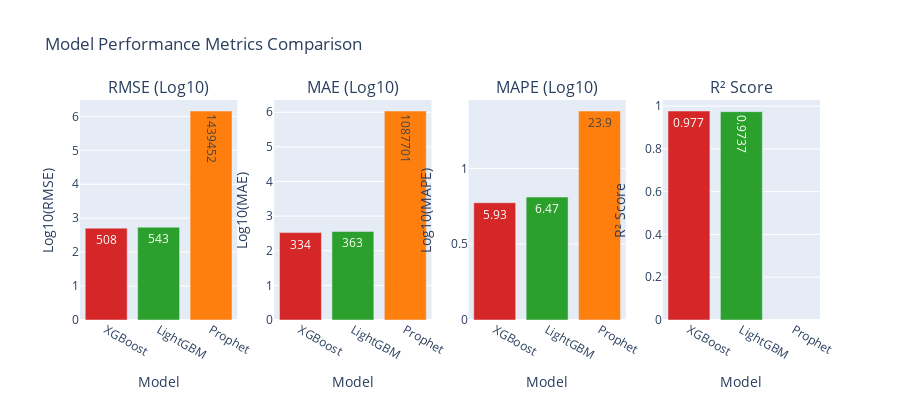

The cell this chart's notebook holds for it:
### Code cell
# Visual comparison with log scale for all metrics
import numpy as np

# Create log-transformed versions
comparison_df_log = comparison_df.copy()
comparison_df_log['RMSE_log'] = np.log10(comparison_df['RMSE'])
comparison_df_log['MAE_log'] = np.log10(comparison_df['MAE'])
comparison_df_log['MAPE_log'] = np.log10(comparison_df['MAPE (%)'])

fig = make_subplots(
    rows=1, cols=4,
    subplot_titles=('RMSE (Log10)', 'MAE (Log10)', 'MAPE (Log10)', 'R² Score')
)

fig.add_trace(go.Bar(
    x=comparison_df_log['Model'], 
    y=comparison_df_log['RMSE_log'],
    text=comparison_df['RMSE'].round(0),
    textposition='auto',
    marker_color=['#d62728', '#2ca02c', '#ff7f0e']
), row=1, col=1)

fig.add_trace(go.Bar(
    x=comparison_df_log['Model'], 
    y=comparison_df_log['MAE_log'],
    text=comparison_df['MAE'].round(0),
    textposition='auto',
    marker_color=['#d62728', '#2ca02c', '#ff7f0e']
), row=1, col=2)

fig.add_trace(go.Bar(
    x=comparison_df_log['Model'], 
    y=comparison_df_log['MAPE_log'],
    text=comparison_df['MAPE (%)'].round(2),
    textposition='auto',
    marker_color=['#d62728', '#2ca02c', '#ff7f0e']
), row=1, col=3)

fig.add_trace(go.Bar(
    x=comparison_df_log['Model'], 
    y=comparison_df['R²'],
    text=comparison_df['R²'].round(4),
    textposition='auto',
    marker_color=['#d62728', '#2ca02c', '#ff7f0e']
), row=1, col=4)

fig.update_xaxes(title_text='Model', row=1, col=1)
fig.update_xaxes(title_text='Model', row=1, col=2)
fig.update_xaxes(title_text='Model', row=1, col=3)
fig.update_xaxes(title_text='Model', row=1, col=4)

fig.update_yaxes(title_text='Log10(RMSE)', row=1, col=1)
fig.update_yaxes(title_text='Log10(MAE)', row=1, col=2)
fig.update_yaxes(title_text='Log10(MAPE)', row=1, col=3)
fig.update_yaxes(title_text='R² Score', row=1, col=4)

fig.update_layout(height=400, showlegend=False, title_text='Model Performance Metrics Comparison')
fig.show()

### Figure 1 — Plotly figure (JSON) as saved in the notebook; plotly's stock layout.template omitted (floating-point values rounded to 4 significant figures)
{"data": [{"marker": {"color": ["#d62728", "#2ca02c", "#ff7f0e"]}, "text": [508.0, 543.0, 1439000.0], "textposition": "auto", "type": "bar", "x": ["XGBoost", "LightGBM", "Prophet"], "xaxis": "x", "y": [2.706, 2.735, 6.158], "yaxis": "y"}, {"marker": {"color": ["#d62728", "#2ca02c", "#ff7f0e"]}, "text": [334.0, 363.0, 1088000.0], "textposition": "auto", "type": "bar", "x": ["XGBoost", "LightGBM", "Prophet"], "xaxis": "x2", "y": [2.524, 2.56, 6.037], "yaxis": "y2"}, {"marker": {"color": ["#d62728", "#2ca02c", "#ff7f0e"]}, "text": [5.93, 6.47, 23.9], "textposition": "auto", "type": "bar", "x": ["XGBoost", "LightGBM", "Prophet"], "xaxis": "x3", "y": [0.7733, 0.8107, 1.378], "yaxis": "y3"}, {"marker": {"color": ["#d62728", "#2ca02c", "#ff7f0e"]}, "text": [0.977, 0.9737, NaN], "textposition": "auto", "type": "bar", "x": ["XGBoost", "LightGBM", "Prophet"], "xaxis": "x4", "y": [0.977, 0.9737, NaN], "yaxis": "y4"}], "layout": {"annotations": [{"font": {"size": 16}, "showarrow": false, "text": "RMSE (Log10)", "x": 0.1062, "xanchor": "center", "xref": "paper", "y": 1, "yanchor": "bottom", "yref": "paper"}, {"font": {"size": 16}, "showarrow": false, "text": "MAE (Log10)", "x": 0.3688, "xanchor": "center", "xref": "paper", "y": 1, "yanchor": "bottom", "yref": "paper"}, {"font": {"size": 16}, "showarrow": false, "text": "MAPE (Log10)", "x": 0.6313, "xanchor": "center", "xref": "paper", "y": 1, "yanchor": "bottom", "yref": "paper"}, {"font": {"size": 16}, "showarrow": false, "text": "R² Score", "x": 0.8938, "xanchor": "center", "xref": "paper", "y": 1, "yanchor": "bottom", "yref": "paper"}], "height": 400, "showlegend": false, "title": {"text": "Model Performance Metrics Comparison"}, "xaxis": {"anchor": "y", "domain": [0, 0.2125], "title": {"text": "Model"}}, "xaxis2": {"anchor": "y2", "domain": [0.2625, 0.475], "title": {"text": "Model"}}, "xaxis3": {"anchor": "y3", "domain": [0.525, 0.7375], "title": {"text": "Model"}}, "xaxis4": {"anchor": "y4", "domain": [0.7875, 1], "title": {"text": "Model"}}, "yaxis": {"anchor": "x", "domain": [0, 1], "title": {"text": "Log10(RMSE)"}}, "yaxis2": {"anchor": "x2", "domain": [0, 1], "title": {"text": "Log10(MAE)"}}, "yaxis3": {"anchor": "x3", "domain": [0, 1], "title": {"text": "Log10(MAPE)"}}, "yaxis4": {"anchor": "x4", "domain": [0, 1], "title": {"text": "R² Score"}}}}
